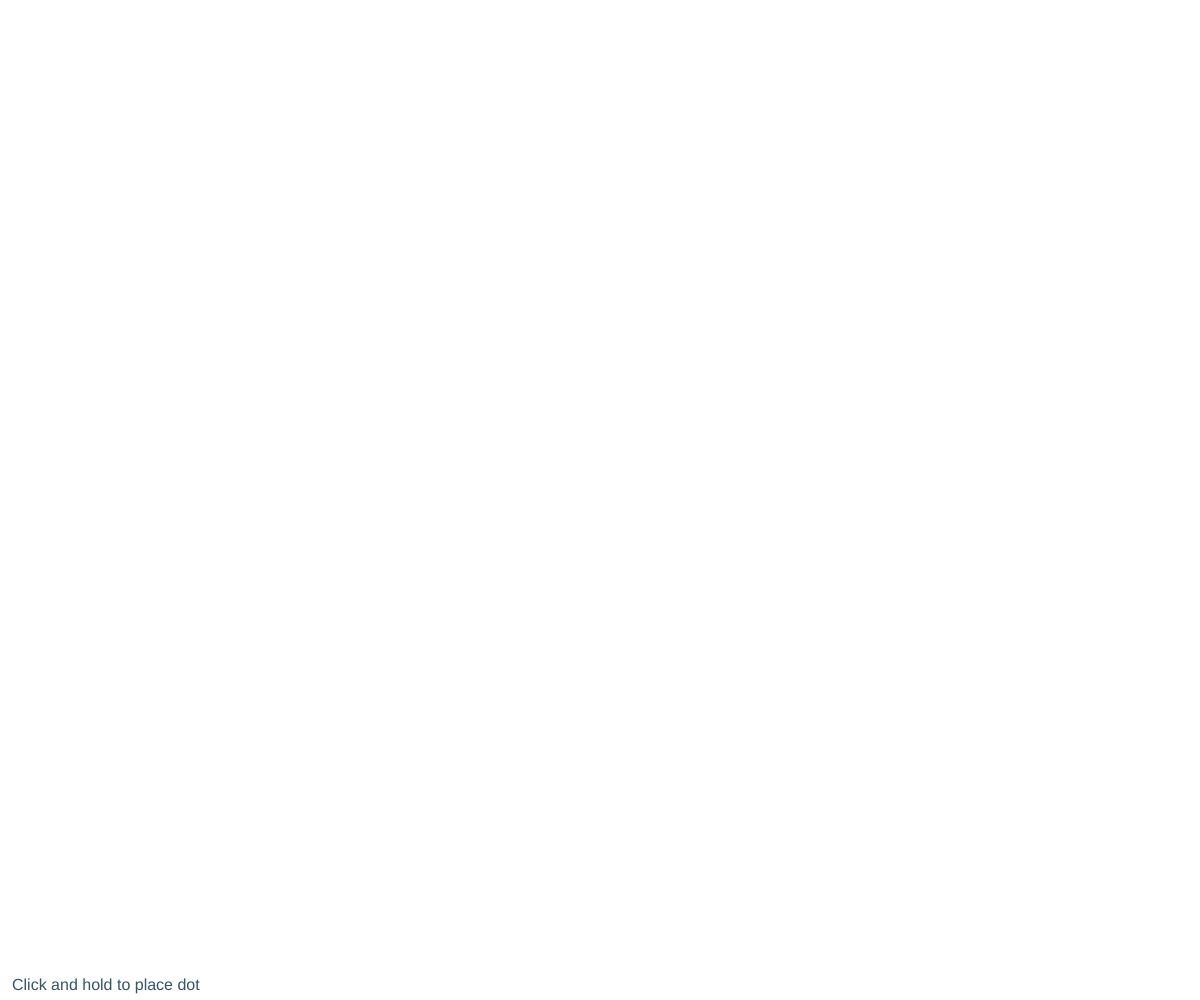
Frame 1 (no input)
Frame 60 (no input): identical to frame 1, image omitted
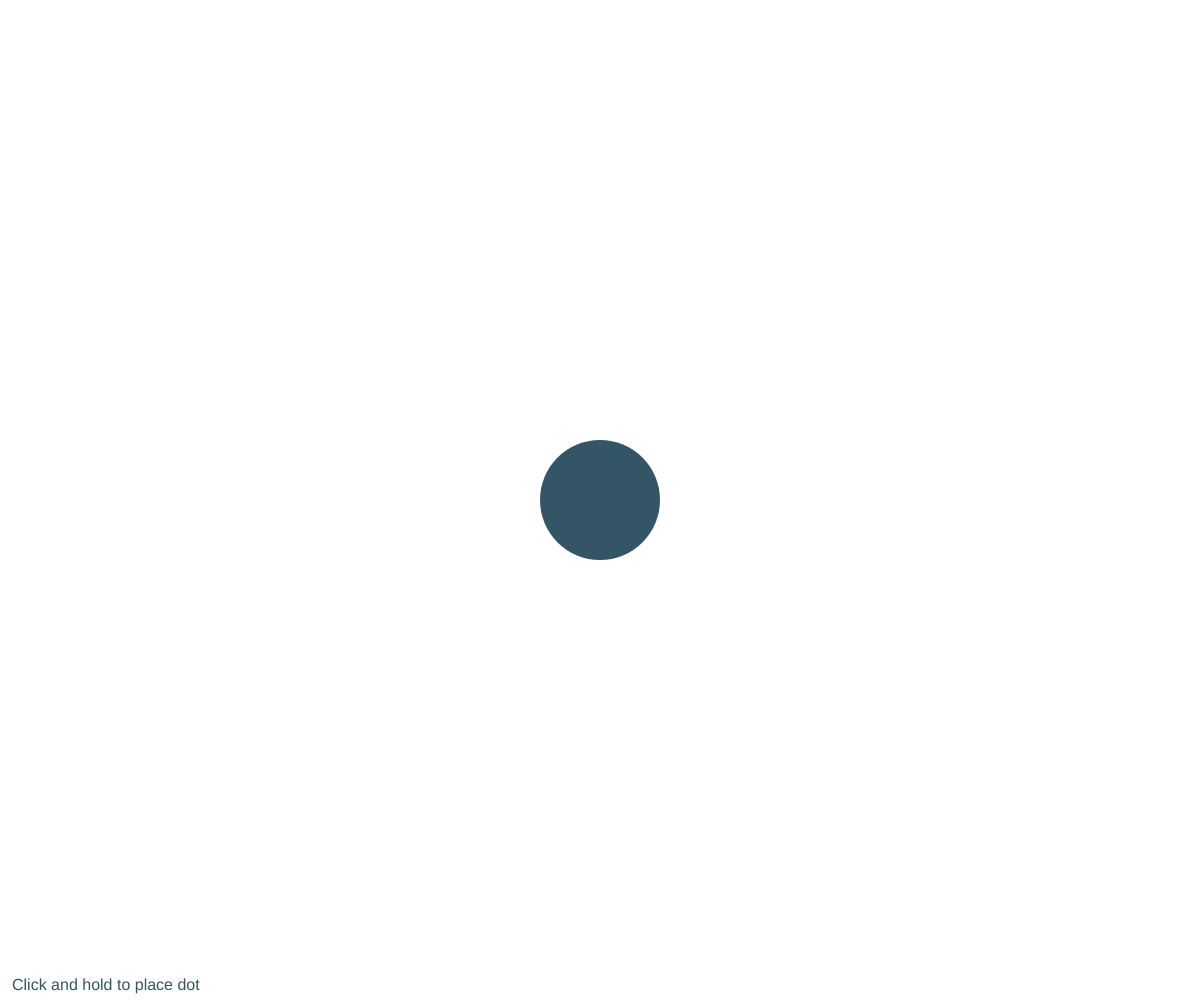
Frame 120 (the mouse pressed at the canvas centre since frame 60)

The p5.js sketch that drew these frames (run headless with seeded random() and noise() and a simulated clock; from frame 60 on, the mouse is pressed at the canvas centre):

// p5.js sketch
// ── sketch.js
let dark;
let dots;
let temporary_index, temporary_size;
let mouse_pressed;

function setup() {
  dots = [];
  mouse_pressed = false;
  temporary_size = 0;

  window.addEventListener("resize", resize);

  createCanvas(windowWidth, windowHeight);

  fill("#ff00f0");
  noStroke();
  rectMode(CENTER);
}

function resize() {
  resizeCanvas(windowWidth, windowHeight);
}

function draw() {
  background("#fff")
  if (mouse_pressed) {
    dots[temporary_index].size += 2; // if mouse is pressed, increase the dot size of our currently saved dot
  }

  fill("#335566");
  for( let ix in dots ) {
    ellipse(dots[ix].posX * windowWidth, dots[ix].posY * windowHeight, dots[ix].size); // draw circle for each dot
  }

  textSize(16);
  text("Click and hold to place dot", windowWidth * .01, windowHeight * .99);
}

function mousePressed() {
  mouse_pressed = true; // set the variable to true while mouse is pressed
  temporary_index = dots.length; // save the temporary index, so that we know, which dot we are currently enlarging

  dots.push({ // add the dot to the array
    posX: mouseX / windowWidth,
    posY: mouseY / windowHeight,
    size: temporary_size
  })
}

function mouseReleased() {
  mouse_pressed = false; // mouse is no longer pressed
  temporary_index = undefined; // we don't need the index anymore
  temporary_size = 0; // reduce the size back to 0
}
